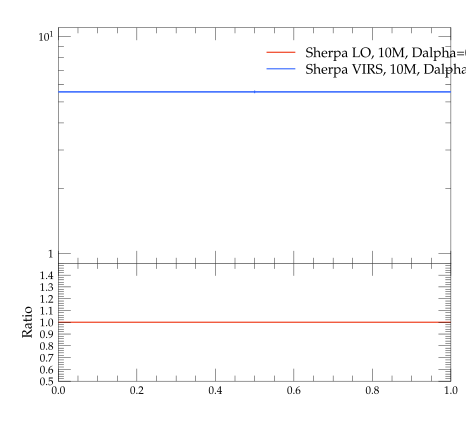

This chart was generated by the following Python code:
#! /usr/bin/env python

# This Python script was auto-generated using YODA v2.0.0.
# Analysis object: /evtb/incCut6
# Timestamp: 15-04-2024 (14:39:01)

import matplotlib as mpl
import matplotlib.pyplot as plt
mpl.use('Agg') # comment out for interactive use
import os
import numpy as np

plotDir = os.path.split(os.path.realpath(__file__))[0]
if 'YODA_USER_PLOT_PATH' in globals():
    plot_outdir = globals()['YODA_USER_PLOT_PATH']
else:
    plot_outdir = plotDir

#plot style
plt.style.use(os.path.join(plotDir, '../default.mplstyle'))
# plot metadata
figW, figH = plt.rcParams['figure.figsize']
ax_xLabel = r''
ax_yLabel = r''
ax_title  = r''
ax_xScale = 'linear'
ax_yScale = 'log'
xLims = (0.0, 1.0)
yLims = (0.9, 11.0)

# TeX-friendly labels for the legend
labels = [ r"Sherpa LO, 10M, Dalpha=0.01", r"Sherpa VIRS, 10M, Dalpha=0.01" ]

# Create figure and axis objects
fig, (ax, ratio0_ax) = plt.subplots(2, 1, sharex=True,
                  figsize=(figW,figH), gridspec_kw={'height_ratios': (2, 1)})
ratio0_ax.yaxis.set_major_locator(mpl.ticker.MultipleLocator(0.1))
ratio0_ax.set_ylim(0.5, 1.4999)
ratio0_ax.set_ylabel('Ratio')

# LineColor map: curve index -> color
linecolors = {0: '#EE3311', 1: '#3366FF'}
# the numerical data is stored in a separate file
dataf = dict()
prefix = os.path.split(__file__)[0]
if prefix:    prefix = prefix + '/'
exec(open(prefix+'incCut6__data.py').read(), dataf)


legend_handles = [] # keep track of handles for the legend

# style options for curves
# starts at zorder>=5 to draw curve on top of legend
styles = {
  'curve0': {
    'color' : linecolors[0],
    'linestyle' : '-',
    'marker' : 'o',
    'zorder' : 5,
    'histstyle' : True,
  },
  'curve1': {
    'color' : linecolors[1],
    'linestyle' : '-',
    'marker' : 'o',
    'zorder' : 6,
    'histstyle' : True,
  },
}
# curve from input yoda files in main panel
for label in dataf['yvals'].keys():
    if all(np.isnan(v) for v in dataf['yvals'][label]):
        continue
    tmp = None
    if styles[label]['histstyle']: # draw as histogram
        tmp, = ax.plot(dataf['xedges'], dataf['yedges'][label],
                       color=styles[label]['color'],
                       linestyle=styles[label]['linestyle'],
                       drawstyle='steps-pre', solid_joinstyle='miter',
                       zorder=styles[label]['zorder'], label=label)
        ax.errorbar(dataf['xpoints'], dataf['yvals'][label], color=styles[label]['color'],
                    xerr=dataf['xerrs'], yerr=[dataf['ydowns'][label], dataf['yups'][label]],
                    linestyle='none', zorder=styles[label]['zorder'])
    else: # draw as scatter
        tmp = ax.errorbar(dataf['xpoints'], dataf['yvals'][label],
                          xerr=dataf['xerrs'],
                          yerr=[ dataf['ydowns'][label],
                          dataf['yups'][label] ],
                          fmt=styles[label]['marker'],
                          ecolor=styles[label]['color'],
                          color=styles[label]['color'], zorder=2)
        tmp[-1][0].set_linestyle(styles[label]['linestyle'])
    legend_handles += [tmp]
    for varLabel in dataf['variation_yvals'].keys():
        if varLabel.startswith(label):
            tmp, = ax.plot(dataf['xedges'], dataf['variation_yvals'][varLabel],
                           color=styles[label]['color'],
                           linestyle=styles[label]['linestyle'],
                           drawstyle='steps-pre', solid_joinstyle='miter',
                           zorder=styles[label]['zorder'], alpha=0.5)


# plots on ratio panel
# curve from input yoda files in ratio panel
for label, yvals in dataf['ratio0_yvals'].items():
    if all(np.isnan(v) for v in yvals):
        continue
    if styles[label]['histstyle']: # plot as histogram
        ratio0_ax.plot(dataf['xedges'], yvals,
                       color=styles[label]['color'],
                       linestyle=styles[label]['linestyle'],
                       drawstyle='steps-pre', zorder=1,
                       solid_joinstyle='miter')
        ratio0_ax.vlines(dataf['xpoints'],
                         dataf['ratio0_ymin'][label],
                         dataf['ratio0_ymax'][label],
                         color=styles[label]['color'], zorder=1)
    else: # plot as scatter
        tmp = ratio0_ax.errorbar(dataf['xpoints'],
                                 yvals, xerr=dataf['xerrs'],
                                 yerr=dataf['ratio0_yerrs'][label],
                                 fmt=styles[label]['marker'],
                                 ecolor=styles[label]['color'],
                                 color=styles[label]['color'])
        tmp[-1][0].set_linestyle(styles[label]['linestyle'])

    for varlabel in dataf['ratio0_variation_vals'].keys():
        if varlabel.startswith(label):
            ratio0_ax.plot(dataf['xedges'],
                            dataf['ratio0_variation_vals'][varlabel],
                            color=styles[label]['color'],
                            linestyle=styles[label]['linestyle'],
                            drawstyle='steps-pre', solid_joinstyle='miter',
                            zorder=1, alpha=0.5)

legend_pos = (0.5, 0.97)
ax.legend(legend_handles, labels, loc='upper left', bbox_to_anchor=legend_pos)

# set plot metadata as defined above
ratio0_ax.set_xlabel(ax_xLabel)
ratio0_ax.xaxis.set_label_coords(1., -.15)
ax.set_ylabel(ax_yLabel, loc='top')
ax.set_title(ax_title, loc='left')
ax.set_xscale(ax_xScale)
ax.set_yscale(ax_yScale)
ax.set_xlim(xLims)
ax.set_ylim(yLims)

# tick formatting
plt.rcParams['xtick.top'] = True
plt.rcParams['ytick.right'] = True
ax.yaxis.set_major_locator(mpl.ticker.LogLocator(base=10.0, numticks=np.inf))
ax.yaxis.set_minor_locator(mpl.ticker.LogLocator(
                           base=10.0, subs=np.arange(0.1, 1, 0.1), numticks=np.inf))
fig.align_ylabels((ax, ratio0_ax))
plt.savefig(os.path.join(plot_outdir, 'incCut6.pdf'), format='PDF')
plt.savefig(os.path.join(plot_outdir, 'incCut6.png'), format='PNG')

plt.close(fig)
